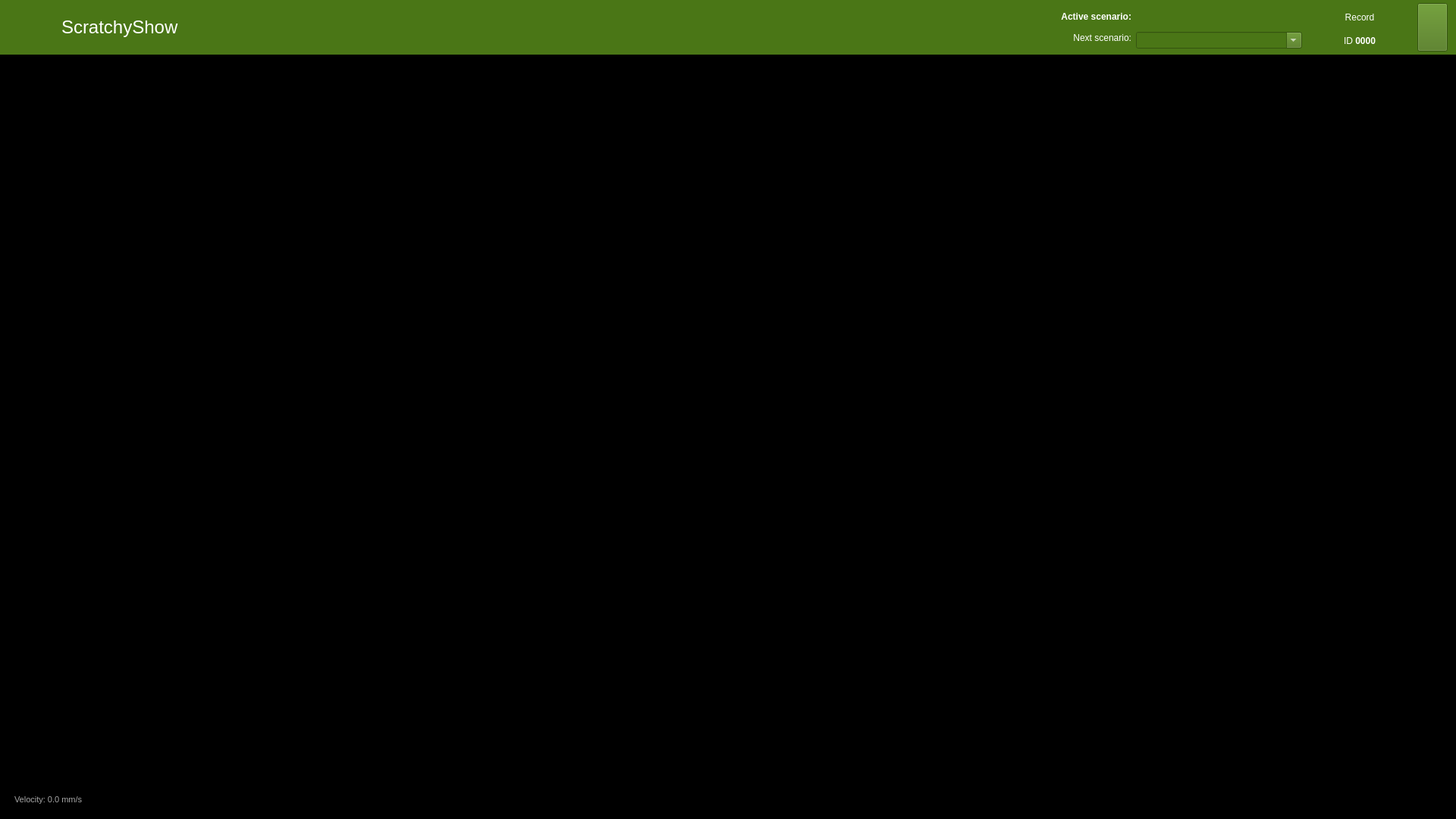
<?xml version="1.0" encoding="UTF-8"?>
<ui version="4.0">
 <class>MainWindow</class>
 <widget class="QMainWindow" name="MainWindow">
  <property name="geometry">
   <rect>
    <x>0</x>
    <y>0</y>
    <width>1920</width>
    <height>1080</height>
   </rect>
  </property>
  <property name="windowTitle">
   <string>wlTactusDemo</string>
  </property>
  <property name="autoFillBackground">
   <bool>false</bool>
  </property>
  <property name="styleSheet">
   <string notr="true">background-color:black;</string>
  </property>
  <property name="animated">
   <bool>false</bool>
  </property>
  <widget class="QWidget" name="centralWidget">
   <layout class="QVBoxLayout" name="verticalLayout">
    <property name="spacing">
     <number>0</number>
    </property>
    <property name="leftMargin">
     <number>0</number>
    </property>
    <property name="topMargin">
     <number>0</number>
    </property>
    <property name="rightMargin">
     <number>0</number>
    </property>
    <property name="bottomMargin">
     <number>0</number>
    </property>
    <item>
     <widget class="QFrame" name="frame">
      <property name="sizePolicy">
       <sizepolicy hsizetype="Preferred" vsizetype="Fixed">
        <horstretch>0</horstretch>
        <verstretch>0</verstretch>
       </sizepolicy>
      </property>
      <property name="minimumSize">
       <size>
        <width>0</width>
        <height>72</height>
       </size>
      </property>
      <property name="maximumSize">
       <size>
        <width>16777215</width>
        <height>72</height>
       </size>
      </property>
      <property name="styleSheet">
       <string notr="true">background-color:#4a7616;</string>
      </property>
      <property name="frameShape">
       <enum>QFrame::NoFrame</enum>
      </property>
      <property name="frameShadow">
       <enum>QFrame::Raised</enum>
      </property>
      <layout class="QHBoxLayout" name="horizontalLayout">
       <property name="topMargin">
        <number>0</number>
       </property>
       <property name="bottomMargin">
        <number>0</number>
       </property>
       <item>
        <widget class="QLabel" name="label_2">
         <property name="sizePolicy">
          <sizepolicy hsizetype="Fixed" vsizetype="Fixed">
           <horstretch>0</horstretch>
           <verstretch>0</verstretch>
          </sizepolicy>
         </property>
         <property name="minimumSize">
          <size>
           <width>64</width>
           <height>64</height>
          </size>
         </property>
         <property name="maximumSize">
          <size>
           <width>64</width>
           <height>64</height>
          </size>
         </property>
         <property name="text">
          <string notr="true"/>
         </property>
         <property name="pixmap">
          <pixmap resource="../graphics.qrc">:/assets/logo.png</pixmap>
         </property>
         <property name="scaledContents">
          <bool>true</bool>
         </property>
        </widget>
       </item>
       <item>
        <widget class="QLabel" name="label">
         <property name="sizePolicy">
          <sizepolicy hsizetype="Expanding" vsizetype="Preferred">
           <horstretch>0</horstretch>
           <verstretch>0</verstretch>
          </sizepolicy>
         </property>
         <property name="font">
          <font>
           <pointsize>18</pointsize>
          </font>
         </property>
         <property name="styleSheet">
          <string notr="true">color:white;</string>
         </property>
         <property name="text">
          <string>ScratchyShow</string>
         </property>
        </widget>
       </item>
       <item>
        <spacer name="horizontalSpacer_4">
         <property name="orientation">
          <enum>Qt::Horizontal</enum>
         </property>
         <property name="sizeHint" stdset="0">
          <size>
           <width>40</width>
           <height>20</height>
          </size>
         </property>
        </spacer>
       </item>
       <item>
        <spacer name="horizontalSpacer_3">
         <property name="orientation">
          <enum>Qt::Horizontal</enum>
         </property>
         <property name="sizeHint" stdset="0">
          <size>
           <width>40</width>
           <height>20</height>
          </size>
         </property>
        </spacer>
       </item>
       <item>
        <spacer name="horizontalSpacer_2">
         <property name="orientation">
          <enum>Qt::Horizontal</enum>
         </property>
         <property name="sizeType">
          <enum>QSizePolicy::Expanding</enum>
         </property>
         <property name="sizeHint" stdset="0">
          <size>
           <width>40</width>
           <height>20</height>
          </size>
         </property>
        </spacer>
       </item>
       <item>
        <spacer name="horizontalSpacer_6">
         <property name="orientation">
          <enum>Qt::Horizontal</enum>
         </property>
         <property name="sizeHint" stdset="0">
          <size>
           <width>40</width>
           <height>20</height>
          </size>
         </property>
        </spacer>
       </item>
       <item>
        <spacer name="horizontalSpacer_5">
         <property name="orientation">
          <enum>Qt::Horizontal</enum>
         </property>
         <property name="sizeHint" stdset="0">
          <size>
           <width>40</width>
           <height>20</height>
          </size>
         </property>
        </spacer>
       </item>
       <item>
        <layout class="QVBoxLayout" name="verticalLayout_2">
         <property name="spacing">
          <number>0</number>
         </property>
         <property name="topMargin">
          <number>8</number>
         </property>
         <property name="bottomMargin">
          <number>8</number>
         </property>
         <item>
          <widget class="QLabel" name="label_00">
           <property name="font">
            <font>
             <weight>75</weight>
             <bold>true</bold>
            </font>
           </property>
           <property name="styleSheet">
            <string notr="true">color:white;</string>
           </property>
           <property name="text">
            <string>Active scenario:</string>
           </property>
           <property name="alignment">
            <set>Qt::AlignRight|Qt::AlignTrailing|Qt::AlignVCenter</set>
           </property>
          </widget>
         </item>
         <item>
          <widget class="QLabel" name="label_01">
           <property name="styleSheet">
            <string notr="true">color:white;</string>
           </property>
           <property name="text">
            <string>Next scenario:</string>
           </property>
           <property name="alignment">
            <set>Qt::AlignRight|Qt::AlignTrailing|Qt::AlignVCenter</set>
           </property>
          </widget>
         </item>
        </layout>
       </item>
       <item>
        <layout class="QVBoxLayout" name="verticalLayout_3">
         <property name="spacing">
          <number>0</number>
         </property>
         <property name="topMargin">
          <number>8</number>
         </property>
         <property name="bottomMargin">
          <number>8</number>
         </property>
         <item>
          <widget class="QLabel" name="labelCurrent">
           <property name="sizePolicy">
            <sizepolicy hsizetype="MinimumExpanding" vsizetype="Preferred">
             <horstretch>0</horstretch>
             <verstretch>0</verstretch>
            </sizepolicy>
           </property>
           <property name="font">
            <font>
             <weight>75</weight>
             <bold>true</bold>
            </font>
           </property>
           <property name="styleSheet">
            <string notr="true">color:white;</string>
           </property>
           <property name="text">
            <string>&lt;/&gt;</string>
           </property>
           <property name="alignment">
            <set>Qt::AlignLeading|Qt::AlignLeft|Qt::AlignVCenter</set>
           </property>
          </widget>
         </item>
         <item>
          <widget class="QComboBox" name="comboNext">
           <property name="styleSheet">
            <string notr="true">background-color:#4a7616;color:white;
</string>
           </property>
           <property name="editable">
            <bool>true</bool>
           </property>
           <property name="currentText">
            <string>&lt;/&gt;</string>
           </property>
           <property name="duplicatesEnabled">
            <bool>true</bool>
           </property>
          </widget>
         </item>
        </layout>
       </item>
       <item>
        <widget class="QWidget" name="widget" native="true">
         <layout class="QVBoxLayout" name="verticalLayout_4">
          <property name="spacing">
           <number>6</number>
          </property>
          <property name="leftMargin">
           <number>20</number>
          </property>
          <property name="topMargin">
           <number>8</number>
          </property>
          <property name="rightMargin">
           <number>20</number>
          </property>
          <property name="bottomMargin">
           <number>8</number>
          </property>
          <item>
           <widget class="QPushButton" name="buttonRecord">
            <property name="minimumSize">
             <size>
              <width>100</width>
              <height>30</height>
             </size>
            </property>
            <property name="styleSheet">
             <string notr="true">color:white;</string>
            </property>
            <property name="text">
             <string>Record</string>
            </property>
            <property name="icon">
             <iconset resource="../graphics.qrc">
              <normaloff>:/assets/Record.svg</normaloff>:/assets/Record.svg</iconset>
            </property>
            <property name="checkable">
             <bool>true</bool>
            </property>
            <property name="checked">
             <bool>false</bool>
            </property>
            <property name="flat">
             <bool>true</bool>
            </property>
           </widget>
          </item>
          <item>
           <widget class="QLabel" name="labelID">
            <property name="styleSheet">
             <string notr="true">color:white;</string>
            </property>
            <property name="text">
             <string>&lt;html&gt;&lt;head/&gt;&lt;body&gt;&lt;p&gt;ID &lt;span style=&quot; font-weight:600;&quot;&gt;0000&lt;/span&gt;&lt;/p&gt;&lt;/body&gt;&lt;/html&gt;</string>
            </property>
            <property name="textFormat">
             <enum>Qt::RichText</enum>
            </property>
            <property name="alignment">
             <set>Qt::AlignCenter</set>
            </property>
           </widget>
          </item>
         </layout>
        </widget>
       </item>
       <item>
        <widget class="QPushButton" name="buttonShow">
         <property name="sizePolicy">
          <sizepolicy hsizetype="Minimum" vsizetype="Expanding">
           <horstretch>0</horstretch>
           <verstretch>0</verstretch>
          </sizepolicy>
         </property>
         <property name="maximumSize">
          <size>
           <width>64</width>
           <height>64</height>
          </size>
         </property>
         <property name="toolTip">
          <string>&lt;html&gt;&lt;head/&gt;&lt;body&gt;&lt;p&gt;&lt;span style=&quot; font-weight:600;&quot;&gt;Show / Hide&lt;/span&gt; alternate surface pictogram&lt;/p&gt;&lt;/body&gt;&lt;/html&gt;</string>
         </property>
         <property name="text">
          <string/>
         </property>
         <property name="icon">
          <iconset resource="../graphics.qrc">
           <normaloff>:/assets/show.svg</normaloff>:/assets/show.svg</iconset>
         </property>
         <property name="iconSize">
          <size>
           <width>52</width>
           <height>42</height>
          </size>
         </property>
         <property name="checkable">
          <bool>true</bool>
         </property>
         <property name="flat">
          <bool>false</bool>
         </property>
        </widget>
       </item>
      </layout>
     </widget>
    </item>
    <item>
     <widget class="QGraphicsView" name="canvas">
      <property name="styleSheet">
       <string notr="true"/>
      </property>
      <property name="frameShape">
       <enum>QFrame::NoFrame</enum>
      </property>
      <property name="lineWidth">
       <number>0</number>
      </property>
      <property name="verticalScrollBarPolicy">
       <enum>Qt::ScrollBarAlwaysOff</enum>
      </property>
      <property name="horizontalScrollBarPolicy">
       <enum>Qt::ScrollBarAlwaysOff</enum>
      </property>
      <property name="sizeAdjustPolicy">
       <enum>QAbstractScrollArea::AdjustIgnored</enum>
      </property>
      <property name="interactive">
       <bool>false</bool>
      </property>
      <property name="renderHints">
       <set>QPainter::Antialiasing|QPainter::SmoothPixmapTransform|QPainter::TextAntialiasing</set>
      </property>
      <property name="cacheMode">
       <set>QGraphicsView::CacheBackground</set>
      </property>
      <property name="transformationAnchor">
       <enum>QGraphicsView::NoAnchor</enum>
      </property>
      <property name="viewportUpdateMode">
       <enum>QGraphicsView::MinimalViewportUpdate</enum>
      </property>
     </widget>
    </item>
    <item>
     <widget class="QFrame" name="toolbar">
      <property name="sizePolicy">
       <sizepolicy hsizetype="Preferred" vsizetype="Minimum">
        <horstretch>0</horstretch>
        <verstretch>0</verstretch>
       </sizepolicy>
      </property>
      <property name="frameShape">
       <enum>QFrame::NoFrame</enum>
      </property>
      <property name="frameShadow">
       <enum>QFrame::Raised</enum>
      </property>
      <layout class="QVBoxLayout" name="verticalLayout_5">
       <item>
        <layout class="QHBoxLayout" name="horizontalLayout_2">
         <property name="spacing">
          <number>0</number>
         </property>
         <item>
          <widget class="QLabel" name="velocityLabel">
           <property name="font">
            <font>
             <pointsize>8</pointsize>
            </font>
           </property>
           <property name="styleSheet">
            <string notr="true">color:darkgray;padding:5px;</string>
           </property>
           <property name="text">
            <string>Velocity: 0.0 mm/s</string>
           </property>
           <property name="textFormat">
            <enum>Qt::PlainText</enum>
           </property>
           <property name="alignment">
            <set>Qt::AlignBottom|Qt::AlignLeading|Qt::AlignLeft</set>
           </property>
          </widget>
         </item>
         <item>
          <spacer name="horizontalSpacer">
           <property name="orientation">
            <enum>Qt::Horizontal</enum>
           </property>
           <property name="sizeHint" stdset="0">
            <size>
             <width>1555</width>
             <height>78</height>
            </size>
           </property>
          </spacer>
         </item>
         <item>
          <widget class="QLabel" name="label_4">
           <property name="text">
            <string/>
           </property>
           <property name="pixmap">
            <pixmap resource="../graphics.qrc">:/assets/buttons.png</pixmap>
           </property>
          </widget>
         </item>
         <item>
          <spacer name="horizontalSpacer_7">
           <property name="orientation">
            <enum>Qt::Horizontal</enum>
           </property>
           <property name="sizeType">
            <enum>QSizePolicy::Fixed</enum>
           </property>
           <property name="sizeHint" stdset="0">
            <size>
             <width>20</width>
             <height>20</height>
            </size>
           </property>
          </spacer>
         </item>
        </layout>
       </item>
      </layout>
     </widget>
    </item>
   </layout>
  </widget>
 </widget>
 <layoutdefault spacing="6" margin="11"/>
 <resources>
  <include location="../graphics.qrc"/>
 </resources>
 <connections/>
</ui>
